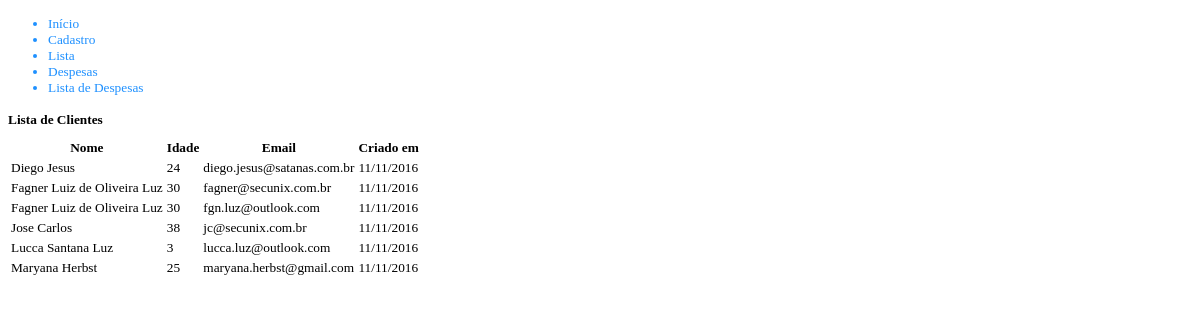
Before: /lista/ with the older database file.
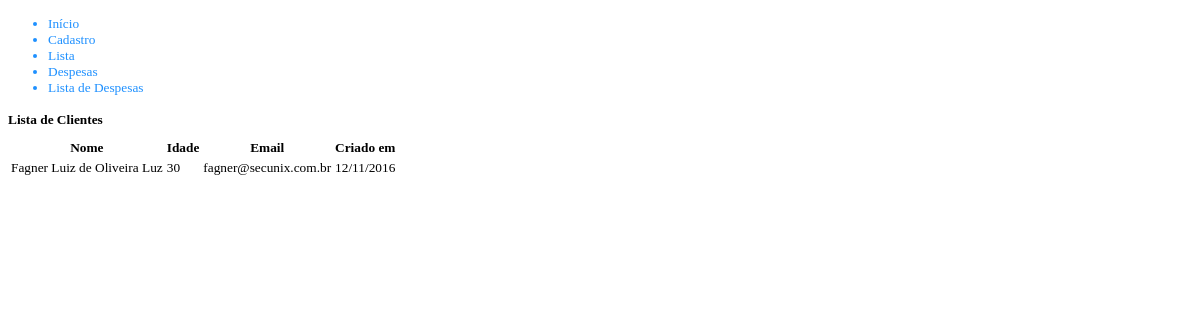
After: the same page with the newer database file.
### app01/models.py (models this page shows, shortened)
class Inscricao(models.Model):
        nome = models.CharField(max_length=100)
        idade = models.IntegerField()
        email = models.EmailField(unique=True)
        criado_em = models.DateTimeField('criado em', auto_now_add=True)
        class Meta:
                ordering = ['nome']
                verbose_name = (u'nome')
                verbose_name_plural = (u'nomes')

### app01/views.py (the view)
# urls.py: url(r'^lista/$', Lista.as_view(), name='lista'),
class Lista(ListView):
        template_name = 'lista.html'
        model = Inscricao
        context_object = 'nome'

### app01/templates/lista.html
{% extends 'base.html' %}
{% block content %}
        <h1>Lista de Clientes</h1>
                <table>
                        <tr>
                                <th>Nome</th>
                                <th>Idade</th>
                                <th>Email</th>
                                <th>Criado em</th>
                        </tr>
                {% for nome in object_list %}
                       <tr>
                                <td>{{ nome.nome }}</td>
                                <td>{{ nome.idade }}</td>
                                <td>{{ nome.email }}</td>
                                <td>{{ nome.criado_em|date:"d/m/Y" }}</td>
                        </tr>
                {% empty %}
                        <li>Sem itens na lista.</li>
                {% endfor %}
                </table>
{% endblock content %}

### app01/templates/base.html (shortened to what this page needs)
{% load staticfiles %}
<!DOCTYPE html>
<head>
<link rel="stylesheet" href="{% static 'css/app01.css' %}">
</head>
<body>
        <div>
                <ul>
                        <li><a href="{% url 'home' %}">Início</a></li>
                        <li><a href="{% url 'cadastro' %}">Cadastro</a></li>
                        <li><a href="{% url 'lista' %}">Lista</a></li>
                        <li><a href="{% url 'despesas' %}">Despesas</a></li>
                        <li><a href="{% url 'listadespesas' %}">Lista de Despesas</a></li>
                </ul>
        </div>
</body>
{% block content %}
{% endblock content %}
</html>

### app01/static/css/app01.css (style rules this page uses)
td { font-size: 10pt; }
th { font-size: 10pt; }
h1 { font-size: 10pt; }
li { color: #1E90FF; font-size: 10pt; }
a { color: #1E90FF; font-size: 10pt; }
a:link { text-decoration:none; }

Changed rows visible on the page:
removed Inscricao: nome "Diego Jesus", idade "24", email "diego.jesus@satanas.com.br", criado_em "11/11/2016"
removed Inscricao: nome "Fagner Luiz de Oliveira Luz", idade "30", email "fgn.luz@outlook.com", criado_em "11/11/2016"
removed Inscricao: nome "Jose Carlos", idade "38", email "jc@secunix.com.br", criado_em "11/11/2016"
removed Inscricao: nome "Lucca Santana Luz", idade "3", email "lucca.luz@outlook.com", criado_em "11/11/2016"
removed Inscricao: nome "Maryana Herbst", idade "25", email "maryana.herbst@gmail.com", criado_em "11/11/2016"
changed Inscricao "Fagner Luiz de Oliveira Luz": criado_em "11/11/2016" → "12/11/2016"
